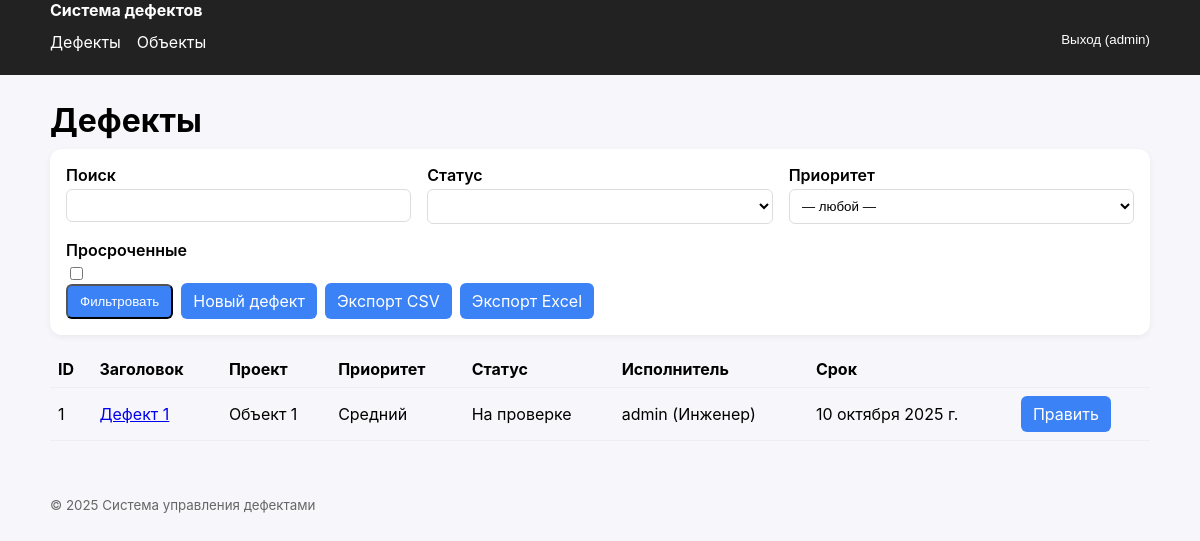
/defects/ (signed in), run on an earlier commit of the app's database.
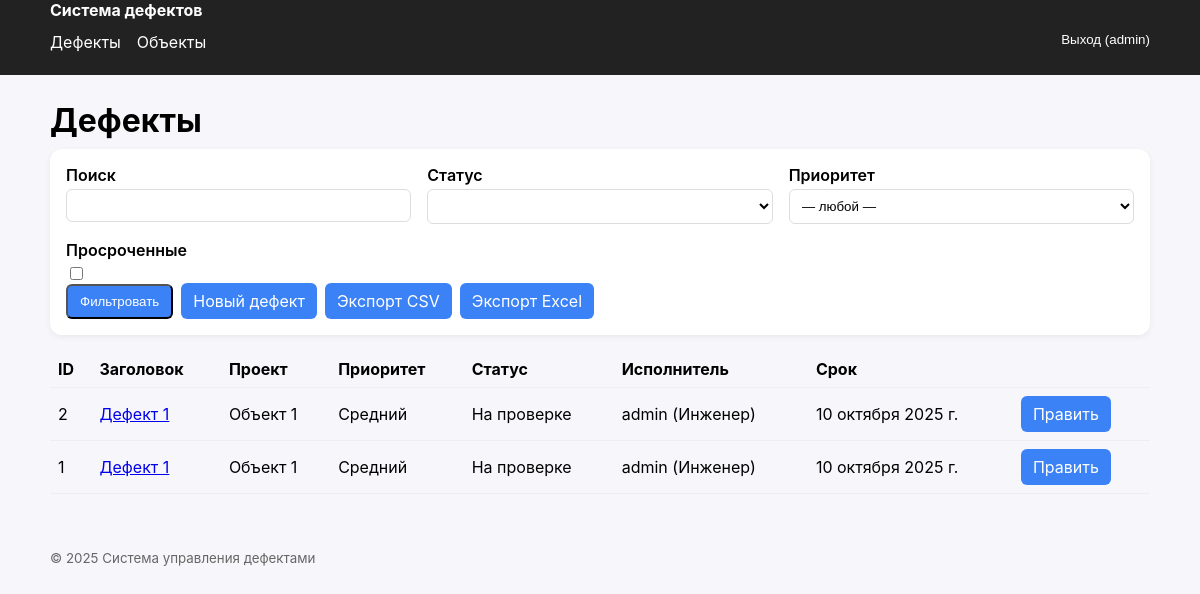
And on a later commit of the database.
### defects/models.py (models this page shows, shortened)
class Defect(models.Model):
    project = models.ForeignKey(Project, on_delete=models.PROTECT, related_name="defects", verbose_name="Объект")
    stage = models.ForeignKey(Stage, on_delete=models.SET_NULL, null=True, blank=True, related_name="defects",
                              verbose_name="Этап")
    title = models.CharField("Заголовок", max_length=255)
    description = models.TextField("Описание", blank=True)
    priority = models.CharField("Приоритет", max_length=3, choices=Priority.choices, default=Priority.MEDIUM)
    assignee = models.ForeignKey(settings.AUTH_USER_MODEL, on_delete=models.SET_NULL, null=True, blank=True,
                                 related_name="assigned_defects", verbose_name="Исполнитель")
    reporter = models.ForeignKey(settings.AUTH_USER_MODEL, on_delete=models.PROTECT, related_name="reported_defects",
                                 verbose_name="Автор")
    due_date = models.DateField("Срок", null=True, blank=True)
    status = models.CharField("Статус", max_length=3, choices=Status.choices, default=Status.NEW)
    created_at = models.DateTimeField("Создано", auto_now_add=True)
    updated_at = models.DateTimeField("Обновлено", auto_now=True)
    class Meta: ordering = ["-created_at"]

### projects/models.py (models this page shows, shortened)
class Project(models.Model):
    name = models.CharField("Название", max_length=255)
    address = models.CharField("Адрес", max_length=255, blank=True)
    description = models.TextField("Описание", blank=True)

### accounts/models.py (models this page shows, shortened)
class User(AbstractUser):
    role = models.CharField(max_length=3, choices=Roles.choices, default=Roles.ENGINEER)
    def __str__(self): return f"{self.username} ({self.get_role_display()})"

### defects/views.py (the view)
# urls.py: path("", DefectListView.as_view(), name="list"),
class DefectListView(LoginRequiredMixin, ListView):
    model = Defect
    template_name = "defects/defect_list.html"
    context_object_name = "items"
    paginate_by = 25
    def get_queryset(self):
        qs = super().get_queryset().select_related("project", "stage", "assignee", "reporter")
        q = self.request.GET.get("q")
        status = self.request.GET.get("status")
        priority = self.request.GET.get("priority")
        project = self.request.GET.get("project")
        assignee = self.request.GET.get("assignee")
        overdue = self.request.GET.get("overdue")
        if q:
            qs = qs.filter(Q(title__icontains=q) | Q(description__icontains=q))
        if status:
            qs = qs.filter(status=status)
        if priority:
            qs = qs.filter(priority=priority)
        if project:
            qs = qs.filter(project_id=project)
        if assignee:
            qs = qs.filter(assignee_id=assignee)
        if overdue:
            qs = qs.filter(due_date__lt=date.today()).exclude(
                status__in=[Status.CLOSED, Status.CANCELED]
            )
        return qs
    def get_context_data(self, **kwargs):
        ctx = super().get_context_data(**kwargs)
        ctx["statuses"] = Status.choices
        ctx["priorities"] = Priority.choices
        return ctx

### templates/defects/defect_list.html (shortened to what this page needs)
{% extends "base.html" %}{% block title %}Дефекты{% endblock %}
{% block content %}
<h1>Дефекты</h1>
<form method="get" class="card" style="margin-bottom:1rem;">
  <div class="grid">
    <div><label>Поиск</label><input type="text" name="q" value="{{ request.GET.q }}"></div>
    <div><label>Статус</label><select name="status">
</select>
</div>
    <div><label>Приоритет</label><select name="priority"><option value="">— любой —</option>
    </select></div>
    <div><label>Просроченные</label><input type="checkbox" name="overdue" value="1" {% if request.GET.overdue %}checked{% endif %}></div>
  </div>
  <div class="actions">
    <button class="btn" type="submit">Фильтровать</button>
    <a class="btn" href="{% url 'defects:create' %}">Новый дефект</a>
    <a class="btn" href="{% url 'defects:export_csv' %}">Экспорт CSV</a>
    <a class="btn" href="{% url 'defects:export_excel' %}">Экспорт Excel</a>
  </div>
</form>
<table>
  <thead><tr><th>ID</th><th>Заголовок</th><th>Проект</th><th>Приоритет</th><th>Статус</th><th>Исполнитель</th><th>Срок</th><th></th></tr></thead>
  <tbody>{% for d in items %}
    <tr>
      <td>{{ d.id }}</td>
      <td><a href="{% url 'defects:detail' d.id %}">{{ d.title }}</a></td>
      <td>{{ d.project.name }}</td>
      <td>{{ d.get_priority_display }}</td>
      <td>{{ d.get_status_display }}</td>
      <td>{{ d.assignee }}</td>
      <td>{{ d.due_date|default:"—" }}</td>
      <td><a class="btn" href="{% url 'defects:edit' d.id %}">Править</a></td>
    </tr>
  {% empty %}<tr><td colspan="8">Нет данных</td></tr>{% endfor %}
  </tbody>
</table>
{% endblock %}

What changed in the data, as far as the page shows it:
added Defect: id "2", title "Дефект 1", project.name "Объект 1", priority "Средний", status "На проверке", assignee "admin (Инженер)", due_date "10 октября 2025 г."
